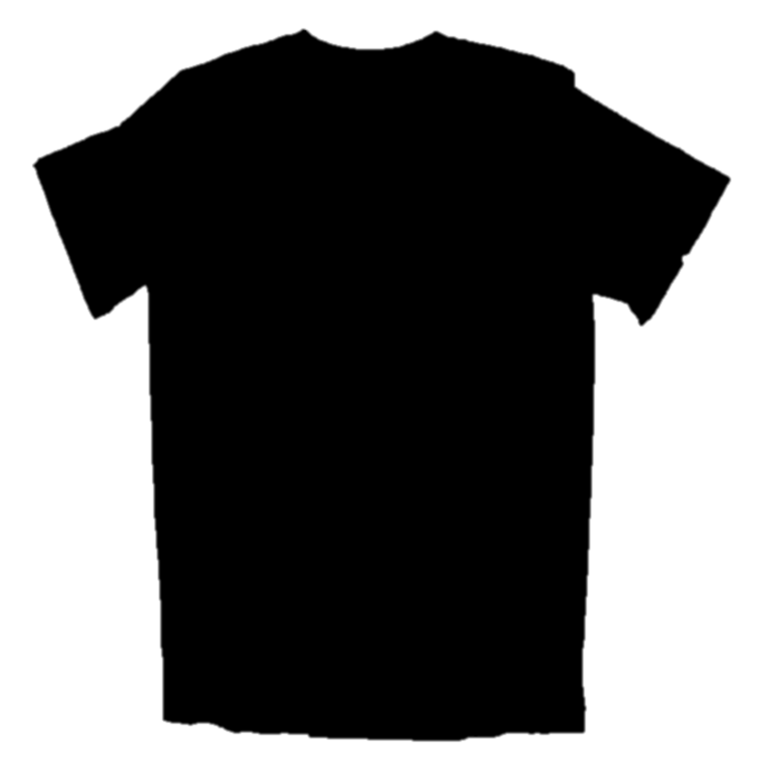
#> input picture Calibration_image.jpg, 3072 x 3072 px (shown at 1/4 size)
$ python -i SmartTable_p2_4.py   (imports and definitions only)
#> lines starting #> are read from the running program, lines starting #| are printed output that depends on the picture; after the words box and inside, x2 and y2 are one past the last pixel; in counts of white or black regions, pixels touching at a corner belong together
#> further down, picture is the input picture: shape (3072, 3072, 3); min 0, max 255, mean 111.1
import numpy as np
import cv2
import math
# import pymysql.cursors


def getmmDistance(pixel):														# Calibration to get mm from pixel
    mm = ((pixel - 2.7463) / 0.559)
    if mm > 0:
        return mm
    else:
        return 0


def getPixelDistance(mm):														# Calibration to get pixel from mm
    pixel = (0.559 * mm) + 2.7463
    if pixel > 0:
        return pixel
    else:
        return 0


def addTextOnFrame(imgSrc):														# Add default text on frame and resize it
	global styleNo, size
	(height, width) = imgSrc.shape[:2]
	# [5 lines of commented-out code are left out]
	imgTemp = imgSrc.copy()
	cv2.rectangle(imgTemp,(0,0),(width,30),(0,0,0),-1)
	cv2.addWeighted(imgTemp,0.5,imgSrc,0.5,0,imgSrc)							# Adding transparent layer
	cv2.putText(imgSrc, "Style No: %s     Size: %s" %(styleNo, size), (20,20), cv2.FONT_HERSHEY_TRIPLEX, 0.5, (255,255,255), 1, cv2.LINE_AA)
	cv2.putText(imgSrc, "Press 'q' to Exit", (width-150,20), cv2.FONT_HERSHEY_TRIPLEX, 0.5, (255,255,255), 1, cv2.LINE_AA)
	# imgSrc = cv2.resize(imgSrc, (int(width*1.565),int(height*1.9)))
	# imgSrc = cv2.resize(imgSrc, (int(width*2.2),int(height*2.2)))
	imgSrc = cv2.resize(imgSrc, (int(width*2.5),int(height*2.2)))
	# imgSrc = cv2.resize(imgSrc, (int(width*0.7),int(height*0.7)))
	return imgSrc


# [44 lines of commented-out code are left out]


def valueColor(value, comparator, tolerance):
	color = (0,0,0)
	if abs(comparator - value) <= tolerance:
		color = (0,255,0)
	else:
		color = (0,0,255)
	return color


def tshirtMeasuring(imgSrc):
	# print("New")
	global preRotatedFrame, preRotatedMask, preAreaTshirt
	global preHeight, preSweap, preWidth, preBackNeck
	global targetBodyHeight, targetBodyHeightTol, targetBodyWidth, targetBodyWidthTol
	global targetBodySweap, targetBodySweapTol, targetBackNeckWidth, targetBackNeckWidthTol
	frame = imgSrc.copy()														# Backup original image
	# cv2.imshow("Original", imgSrc)

	# (height, width) = frame.shape[:2]
	# rotation_matrix_temp = cv2.getRotationMatrix2D((width/2, height/2), 180, 1)	# Rotation matrix ((centerOfRotation), Anti-ClockwiseRotationAngle, Scale)
	# frame = cv2.warpAffine(frame, rotation_matrix_temp, (width,height))			# Rotate filtered image (Image, RotationMatrix, NewImageDimensions)

	(height, width) = frame.shape[:2]
	rotation_matrix1 = cv2.getRotationMatrix2D((width/2, height/2), 270, 1)		# Rotation matrix ((centerOfRotation), Anti-ClockwiseRotationAngle, Scale)
	# rotation_matrix1 = cv2.getRotationMatrix2D((width/2, height/2), 90, 1)		# Rotation matrix ((centerOfRotation), Anti-ClockwiseRotationAngle, Scale)
	rotation_matrix1[0,2] += int((height/2)-width/2)
	rotation_matrix1[1,2] += int((width/2)-height/2)
	frame = cv2.warpAffine(frame, rotation_matrix1, (height,width))				# Rotate filtered image (Image, RotationMatrix, NewImageDimensions)
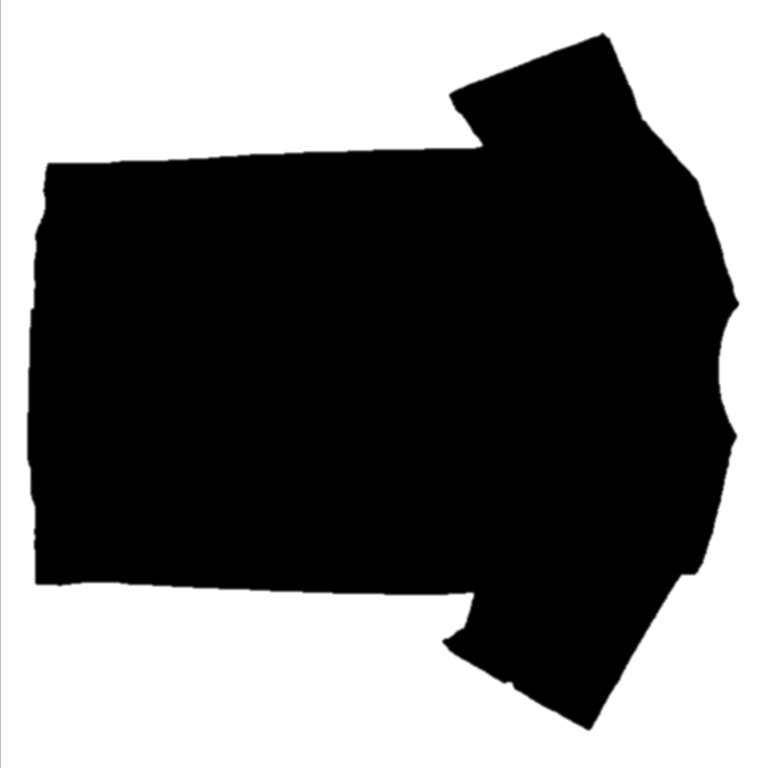
#> frame: shape (3072, 3072, 3) (shown at 1/4 size); min 0, max 255, mean 111
	(height, width) = frame.shape[:2]
	# print("height ", height, "width ", width)
	# frame = frame[int(150/640*height):int(590/640*height), 0:width]
	# frame = frame[150:590, 0:480]
	gray = cv2.cvtColor(frame.copy(), cv2.COLOR_BGR2GRAY)						# Convert image into grayscale
	median = cv2.medianBlur(gray, 11)											# Median filtering(second parameter can only be an odd number)
	# cv2.imshow("Test1", median)
	thresh = 200
	binary = cv2.threshold(median, thresh, 255, cv2.THRESH_BINARY_INV)[1]		# Convert image into black & white
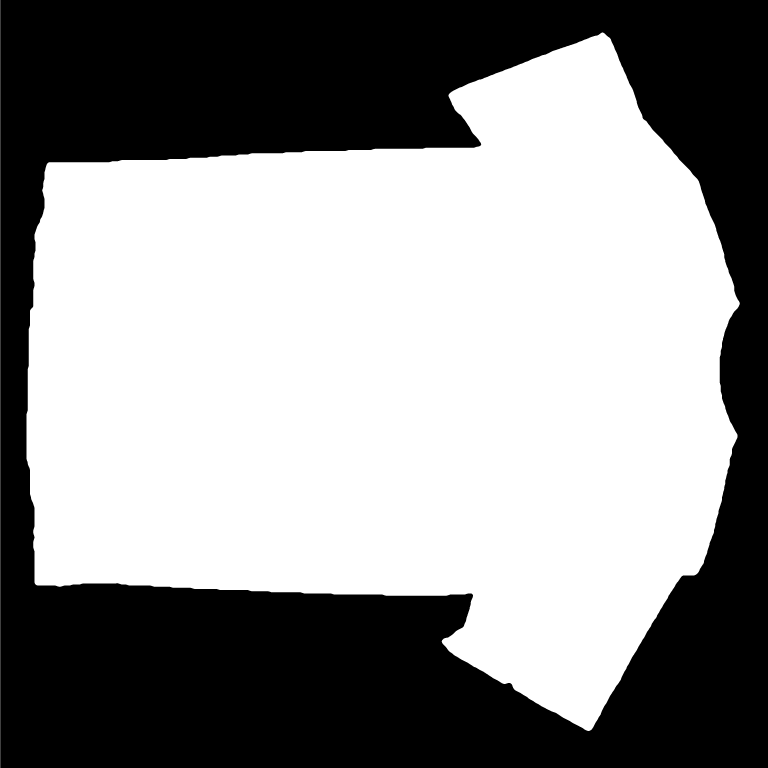
#> binary: shape (3072, 3072) (shown at 1/4 size); 56.8% white; 1 black region, box (x1, y1, x2, y2) and area: (1, 0, 3072, 3072) 4074248
	# binary = cv2.Canny(median, 30, 150)			# Edge detection(2nd & 3rd parameters are minVal & maxVal,
													# below min -> not edge, above max -> sure edge, between -> only is connected with sure edge)
	# kernel = np.ones((5,5),np.uint8)											# for Morphology
	# binary = cv2.morphologyEx(binary, cv2.MORPH_CLOSE, kernel)				# dilation then erosion

	binary = cv2.dilate(binary, None, iterations=2)								# Dilation - make bigger white area
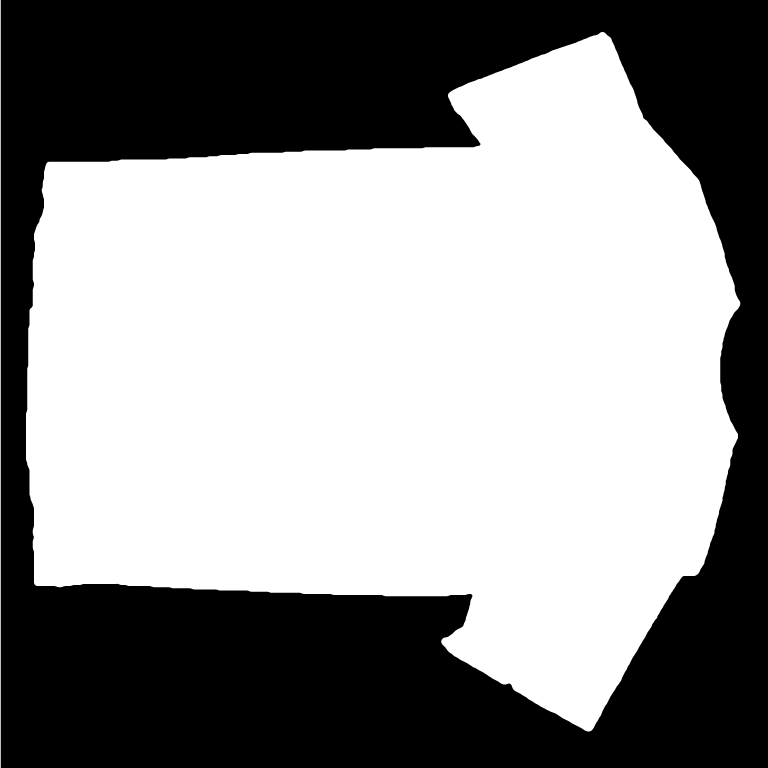
#> binary: shape (3072, 3072) (shown at 1/4 size); 57.1% white; 1 black region, box (x1, y1, x2, y2) and area: (3, 0, 3072, 3072) 4043974
	binary = cv2.erode(binary, None, iterations=2)								# Erosion - make smaller white area
#> binary: shape (3072, 3072); 56.8% white; 1 black region
	# cv2.imshow("Test2", binary)

	cnts = cv2.findContours(binary.copy(), cv2.RETR_EXTERNAL, cv2.CHAIN_APPROX_SIMPLE)[-2]	# Contour tracking(), function will modify source image
#> cnts = 2 contours, 1 with area under 20; largest, box (x1, y1, x2, y2) and area: (106, 130, 2959, 2924) 5355028
	if len(cnts) == 0:			# If no contours detected skip further process
		return addTextOnFrame(frame)


	# [13 lines of commented-out code are left out]


	cnts = sorted(cnts, key = cv2.contourArea, reverse = True)[:1]				# Sort contours area wise from bigger to smaller
#> cnts = 1 contour; box (x1, y1, x2, y2) and area: (106, 130, 2959, 2924) 5355028

	# print(cv2.matchShapes(cnts[0],cnts2[0],1,0.0))


	areaTshirt = cv2.contourArea(cnts[0])
#> areaTshirt = 5355027.5
	# print("area %.2f" %areaTshirt)
	if (areaTshirt<(height*width*.25)) or ((height*width*.75)<areaTshirt):		# If contour is too small or too big, ignore it
		return addTextOnFrame(frame)

	cv2.drawContours(frame, cnts, 0, (0,255,0), 3)								# Draw boundary for contour(-1 for third -> draw all contours, 3 -> width of boundary)
	mask = np.zeros(gray.shape,np.uint8)										# Create a black colored empty frame
	cv2.drawContours(mask, cnts, 0, 255, -1)				# Draw T.shirt on it (0 -> contourIndex, 255 -> color(white), -1 -> filledContour)
#> mask: shape (3072, 3072); 56.8% white; 1 black region, box (x1, y1, x2, y2) and area: (0, 0, 3072, 3072) 4077318
															# Color can be represented using one integer since "mask" is black & white (or grayscale)
	# cv2.imshow("Test3", mask)

	ellipse = cv2.fitEllipse(cnts[0])						# [ellipse] = [(center), (MajorAxisLength, MinorAxisLength), clockwiseAngleFromXAxisToMajorOrMinorAxis]
#> ellipse = ((1587, 1506), (2721.2, 2963.4), 92.09)
	if len(ellipse) < 1:														# If ellipse detection false, all other calculations are useless
		return addTextOnFrame(frame)

	# [8 lines of commented-out code are left out]
	rotation_angle = 0
	if ellipse[2] <= 90:
		rotation_angle = ellipse[2]
	else:
		rotation_angle = ellipse[2] + 180
#> rotation_angle = 272.1
	rotation_matrix = cv2.getRotationMatrix2D(ellipse[0], rotation_angle, 1)	# Rotation matrix ((centerOfRotation), Anti-ClockwiseRotationAngle, Scale)
#> rotation_matrix = [[0.0365, -0.999, 3034.1], [0.999, 0.0365, -134.8]]
	# [5 lines of commented-out code are left out]
	rotated_mask = mask.copy()
	# rotated_frame = cv2.warpAffine(frame, rotation_matrix, (frame_diagonal,frame_diagonal))		# Rotate actual image
	# rotated_frame = cv2.warpAffine(frame, rotation_matrix, (width,height))
	rotated_frame = frame.copy()
	# cv2.imshow("Test4", rotated_mask)

	dummy = np.full(frame.shape, 255, np.uint8)									# Dummy white image to get missing parts of rotated frame
	rotated_dummy = cv2.warpAffine(dummy, rotation_matrix, (width,height))		# Rotate dummy to get exact position
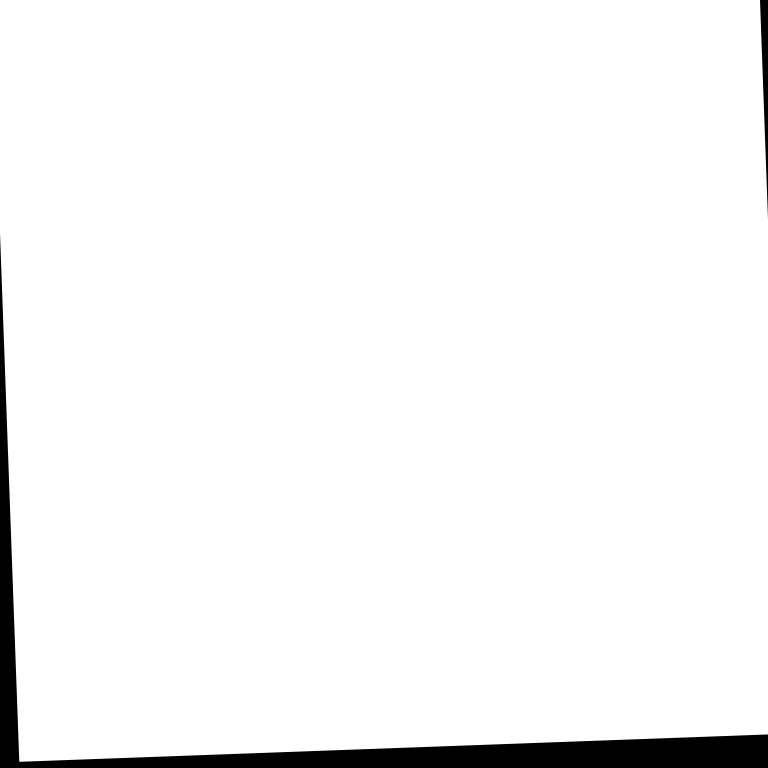
#> rotated_dummy: shape (3072, 3072, 3) (shown at 1/4 size); min 0, max 255, mean 245.9
#> dummy: shape (3072, 3072, 3); every value is 255

	# [15 lines of commented-out code are left out]
	transpose_rotated_mask = np.transpose(rotated_mask)							# Easy to consider row wise
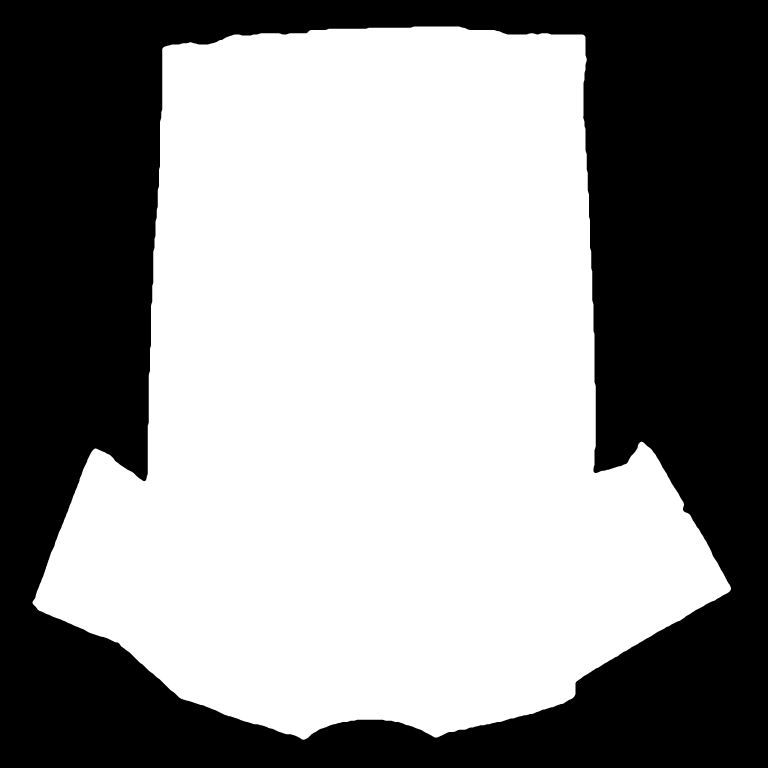
#> transpose_rotated_mask: shape (3072, 3072) (shown at 1/4 size); 56.8% white; 1 black region, box (x1, y1, x2, y2) and area: (0, 0, 3072, 3072) 4077318
	height_array_x = int(ellipse[0][0])
#> height_array_x = 1586
	# print(transpose_rotated_mask[height_array_x])
	white = False
	body_height_first = 0
	body_height_last = 0
	if height_array_x<=0 or width<=height_array_x:								# If center of ellipse is at out of frame, further calculations are useless
		return addTextOnFrame(frame)

	for i in range(0,len(transpose_rotated_mask[height_array_x])):				# Calculate pixel height by checking pixel value
		if white == False and transpose_rotated_mask[height_array_x][i] != 0:
			body_height_first = i 												# first white pixel
			white = True
		elif white == True and transpose_rotated_mask[height_array_x][i] == 0:
			body_height_last = i-1												# last white pixel
			white = False
#> this loop made 3072 passes
#> (body_height_first, white) on pass 596: (595, True)
#> (the rest of the program and of its run is left out)
